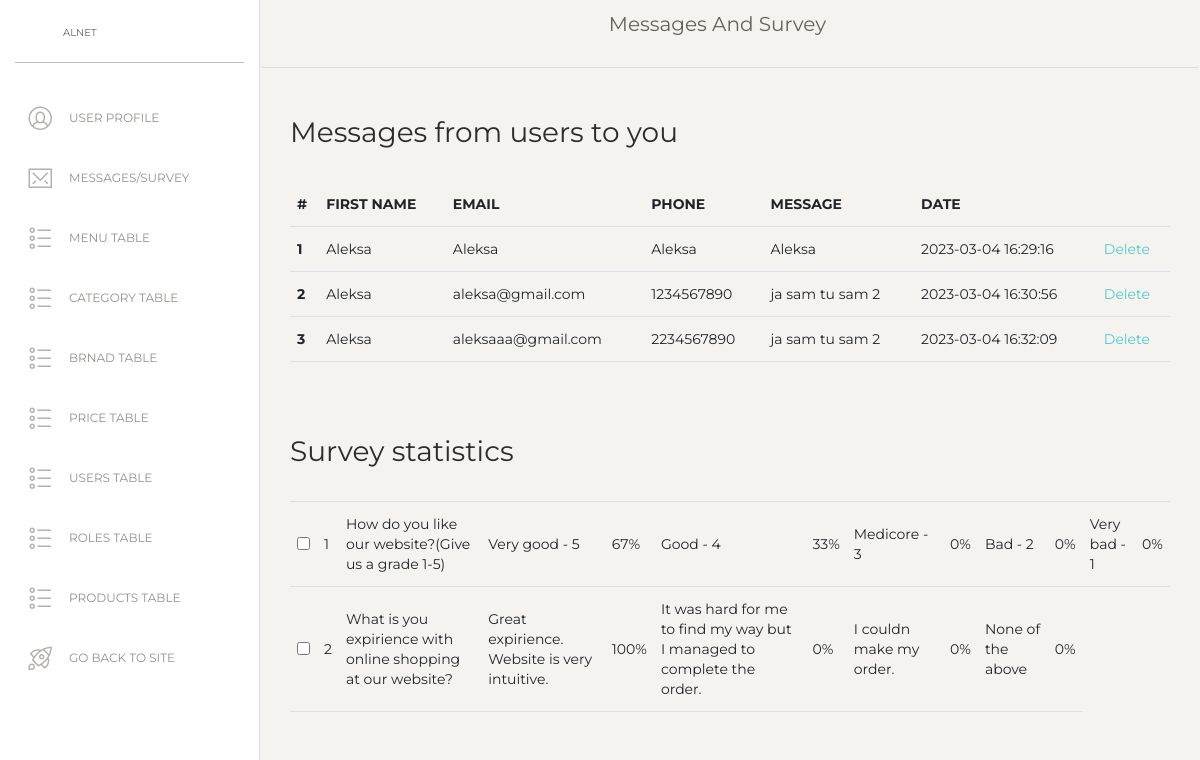
The page /messageSurvey.php (signed in) on the database its author committed.
### tables this page shows
CREATE TABLE `messagecontact` (
  `id_message` int(50) NOT NULL,
  `name` varchar(50) NOT NULL,
  `email` varchar(50) NOT NULL,
  `phone` varchar(11) NOT NULL,
  `subject` text NOT NULL,
  `datOfMessage` timestamp NOT NULL DEFAULT current_timestamp()
);

CREATE TABLE `survey` (
  `id_survey` int(50) NOT NULL,
  `question` varchar(200) NOT NULL,
  `active` tinyint(1) NOT NULL
);

CREATE TABLE `answer` (
  `id_answer` int(50) NOT NULL,
  `id_survey` int(50) NOT NULL,
  `answer` varchar(150) NOT NULL
);

### messageSurvey.php (the view, shortened to what this page needs)
<?php
    $user = $_SESSION['user'];
      if(!isset($_SESSION['user'])){
      header("location: models/404.php?notFound");
    }
      else if($user->id_role!=1){
      header("location: models/404.php?notFound");
    }
   else{
  include "includes/headAdmin.php";
  include "includes/headerAdmin.php";
  include "config/connection.php";
  function getAllFromTabel($nameTabel){
    global $conn;
    try{
        $query="SELECT * FROM $nameTabel";
        $result=$conn->query($query)->fetchAll();
        return $result;
    }
    catch(PDOException $e){
        $message="Server error";
    }
    }
    function messagesReturn(){
        global $conn;
        try{
            $query="SELECT * FROM messagecontact";
            $result=$conn->query($query)->fetchAll();
            return $result;
        }
        catch(PDOException $e){
            $message="Server error";
        }
    }
    function catchAnswer($id){
        global $conn;
        try{
            $query="SELECT a.* FROM survey s INNER JOIN answer a ON s.id_survey=a.id_survey WHERE s.id_survey=:id";
            $send=$conn->prepare($query);
            $send->bindParam(":id", $id);
            $result=$send->execute();
            $result=$send->fetchAll();
            return $result;
        }
        catch(PDOException $e){
            $message="Server error";
        }
    }
    function catchSurvey($id){
        global $conn;
        try{
            $query="SELECT s.id_survey FROM survey s INNER JOIN answer a ON s.id_survey=a.id_survey WHERE a.id_answer=:id";
            $send=$conn->prepare($query);
            $send->bindParam(":id", $id);
            $result=$send->execute();
            $result=$send->fetch();
            return $result;
        }
        catch(PDOException $e){
            echo $e->getMessage();
            $message="Server error";
        }
    }
    function countAllS($idS){
        global $conn;
        try{
            $query="SELECT COUNT(v.id_answer) as surv FROM survey s INNER JOIN answer a ON s.id_survey=a.id_survey INNER JOIN surveyvotes v ON v.id_answer=a.id_answer WHERE s.id_survey=:id";
            $send=$conn->prepare($query);
            $send->bindParam(":id", $idS);
            $result=$send->execute();
            $result=$send->fetch();
            return $result;
        }
        catch(PDOException $e){
            echo $e->getMessage();
            $message="Server error";
        }
    }
    function countAll($id){
        global $conn;
        try{
            $idS=catchSurvey($id);
            $idS=$idS->id_survey;
            $countAllS=countAllS($idS);
            $countAlls=$countAllS->surv;
            $query="SELECT ROUND((SELECT COUNT(v.id_answer) FROM surveyvotes v INNER JOIN
            answer a ON v.id_answer=a.id_answer WHERE v.id_answer=:id)/:countAlls*100)
            as numb";
            $send=$conn->prepare($query);
            $send->bindParam(":id", $id);
            $send->bindParam(":countAlls", $countAlls);
            $result=$send->execute();
            $result=$send->fetch();
            return $result;
        }
        catch(PDOException $e){
            echo $e->getMessage();
            $message="Server error";
        }
    }
  $messages=messagesReturn();
  $questions=getAllFromTabel("survey");
?>
    <div class="main-panel" style="height: 100vh;">
      <nav class="navbar navbar-expand-lg navbar-absolute fixed-top navbar-transparent">
        <div class="container-fluid">
          <div class="navbar-wrapper">
            <a class="navbar-brand" href="adminPanel.php">Messages and Survey</a>
          </div>
        </div>
      </nav>
      <div class="content">
        <div class="row">
          <div class="col-md-12">
            <h3>Messages from users to you</h3>
          <div id="messages">
            <table class="table">
              <thead>
                <tr>
                  <th scope="col">#</th>
                  <th scope="col">First Name</th>
                  <th scope="col">Email</th>
                  <th scope="col">Phone</th>
                  <th scope="col">Message</th>
                  <th scope="col">Date</th>
                </tr>
              </thead>
              <tbody>
              <?php
                $rb=1;
                foreach($messages as $m):
              ?>
                <tr>
                  <th scope="row"><?=$rb?></th>
                  <td><?=$m->name?></td>
                  <td><?=$m->email?></td>
                  <td><?=$m->phone?></td>
                  <td><?=$m->subject?></td>
                  <td><?=$m->datOfMessage?></td>
                  <td><a href="#" data-id="<?=$m->id_message?>" class="idDelete">Delete</a></td>
                </tr>
              <?php
                $rb++;
                endforeach;
              ?>
                </tbody>
            </table>
           </div>
          </div>
        </div>
      <div class="row">
      <div class="col-md-12 mt-5">
      <table class="table">
            <h3>Survey statistics</h3>
              <tbody>
                <?php
                $rb=1;
                  foreach($questions as $q):
                  $catchAnswer=catchAnswer($q->id_survey);
                ?>
                  <tr>
                  <td><input type="checkbox" class="activ" id="chb<?=$q->id_survey?>" value="<?=$q->id_survey?>"></td><td><?=$rb?></td>
                  <td><?=$q->question?></td>
                  <?php
                      foreach($catchAnswer as $c):
                      $countAll=countAll($c->id_answer);
                  ?>
                    <td><?=$c->answer?></td>
                    <?php
                      if($countAll==false){
                        echo "<td>0%</td>";
                      }
                      else{
                        echo "<td>".$countAll->numb."%</td>";
                      }
                      ?>
                  <?php
                    endforeach;
                  ?>
                </tr>
                <?php
                $rb++;
                  endforeach;
                ?>
              </tbody>
      </table>
		  </div>
      </div>
      </div>
    </div>
  </div>
<?php
  }
  include "includes/footerAdmin.php";
?>

### rows shown on the page
messagecontact: name "Aleksa", email "Aleksa", phone "Aleksa", subject "Aleksa", datOfMessage "2023-03-04 16:29:16"
messagecontact: name "Aleksa", email "aleksa@gmail.com", phone "1234567890", subject "ja sam tu sam 2", datOfMessage "2023-03-04 16:30:56"
messagecontact: name "Aleksa", email "aleksaaa@gmail.com", phone "2234567890", subject "ja sam tu sam 2", datOfMessage "2023-03-04 16:32:09"
survey: question "How do you like our website?(Give us a grade 1-5)"
answer: answer "Very good - 5", numb "67"
answer: answer "Good - 4", numb "33"
answer: answer "Medicore - 3", numb "0"
answer: answer "Bad - 2", numb "0"
answer: answer "Very bad - 1", numb "0"
survey: question "What is you expirience with online shopping at our website?"
answer: answer "Great expirience. Website is very intuitive.", numb "100"
answer: answer "It was hard for me to find my way but I managed to complete the order.", numb "0"
answer: answer "I couldn make my order.", numb "0"
answer: answer "None of the above", numb "0"
